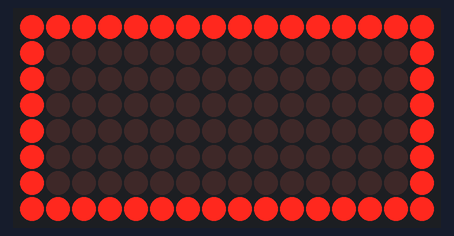
Recording of a program running on a simulated Raspberry Pi (BCM pin numbers). Shown: 16×8 LED matrix.

Above: at 0.05 s.
At 6.1 s:
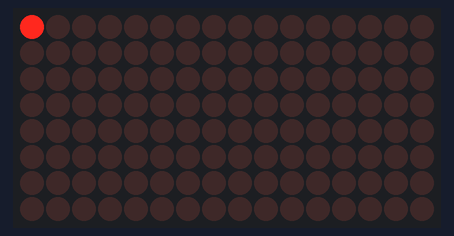
At 13.8 s:
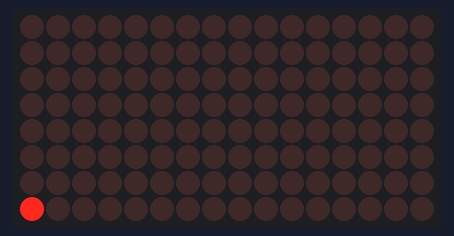
At 21.5 s:
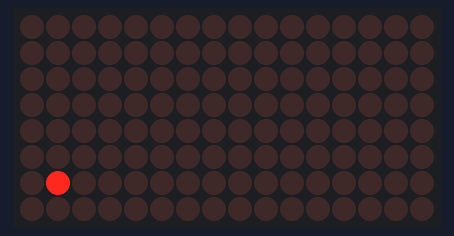
At 29.2 s:
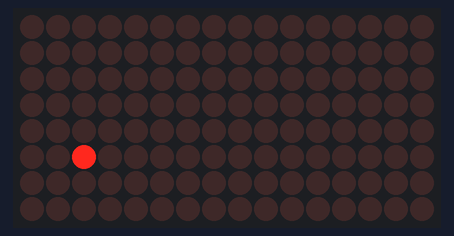
At 38.0 s:
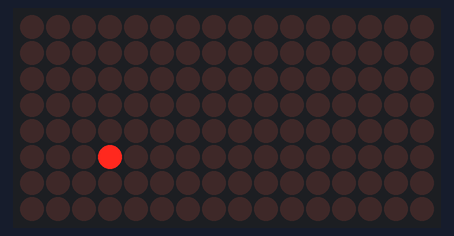

The program:

drawslow.py
```python
#!/usr/bin/env python
# -*- coding: UTF-8 -*-

import datetime
import time
import random

from luma.led_matrix.device import max7219
from luma.core.interface.serial import spi, noop
from luma.core.legacy import text, show_message
from luma.core.legacy.font import proportional, CP437_FONT, TINY_FONT, SINCLAIR_FONT, LCD_FONT
from luma.core.render import canvas

SPEED=0.1

def box(device, i):
    #print i
    with canvas(device) as draw:
        draw.rectangle((i,i,15-i,7-i), outline="white", fill="black")
    time.sleep(SPEED)

def rect(device):
    for i in range(0,3):
        box(device,i)
    for i in range(3,0,-1):
        box(device,i)

def rects(dev):
    for i in range(10):
        rect(dev)

def create_device():
    serial = spi(port=0, device=0, gpio=noop())
    device = max7219(serial,
                     cascaded=2,
                     block_orientation=90,
                     rotate=2)
    return device

def point(dev, xy):
    with canvas(dev) as draw:
        draw.point(xy, fill="white")
    time.sleep(SPEED)


def flying_point(dev):
    point(dev, (0,0))
    time.sleep(1)
    point(dev, (0,1))
    time.sleep(1)
    point(dev, (0,2))
    time.sleep(1)
    point(dev, (0,3))
    time.sleep(1)
    point(dev, (0,4))
    time.sleep(1)
    point(dev, (0,5))
    time.sleep(1)
    point(dev, (0,6))
    time.sleep(1)
    point(dev, (0,7))
    time.sleep(1)
    point(dev, (1,0))
    time.sleep(1)
    point(dev, (1,1))
    time.sleep(1)
    point(dev, (1,2))
    time.sleep(1)
    point(dev, (1,3))
    time.sleep(1)
    point(dev, (1,4))
    time.sleep(1)
    point(dev, (1,5))
    time.sleep(1)
    point(dev, (1,6))
    time.sleep(1)
    point(dev, (1,7))
    time.sleep(1)
    point(dev, (2,0))
    time.sleep(1)
    point(dev, (2,1))
    time.sleep(1)
    point(dev, (2,2))
    time.sleep(1)
    point(dev, (2,3))
    time.sleep(1)
    point(dev, (2,4))
    time.sleep(1)
    point(dev, (2,5))
    time.sleep(1)
    point(dev, (2,6))
    time.sleep(1)
    point(dev, (2,7))
    time.sleep(1)
    point(dev, (3,0))
    time.sleep(1)
    point(dev, (3,1))
    time.sleep(1)
    point(dev, (3,2))
    time.sleep(1)
    point(dev, (3,3))
    time.sleep(1)
    point(dev, (3,4))
    time.sleep(1)
    point(dev, (3,5))
    time.sleep(1)
    point(dev, (3,6))
    time.sleep(1)
    point(dev, (3,7))
    time.sleep(1)
    point(dev, (4,0))
    time.sleep(1)
    point(dev, (4,1))
    time.sleep(1)
    point(dev, (4,2))
    time.sleep(1)
    point(dev, (4,3))
    time.sleep(1)
    point(dev, (4,4))
    time.sleep(1)
    point(dev, (4,5))
    time.sleep(1)
    point(dev, (4,6))
    time.sleep(1)
    point(dev, (4,7))
    time.sleep(1)
    point(dev, (5,0))
    time.sleep(1)
    point(dev, (5,1))
    time.sleep(1)
    point(dev, (5,2))
    time.sleep(1)
    point(dev, (5,3))
    time.sleep(1)
    point(dev, (5,4))
    time.sleep(1)
    point(dev, (5,5))
    time.sleep(1)
    point(dev, (5,6))
    time.sleep(1)
    point(dev, (5,7))
    time.sleep(1)
    point(dev, (6,0))
    time.sleep(1)
    point(dev, (6,1))
    time.sleep(1)
    point(dev, (6,2))
    time.sleep(1)
    point(dev, (6,3))
    time.sleep(1)
    point(dev, (6,4))
    time.sleep(1)
    point(dev, (6,5))
    time.sleep(1)
    point(dev, (6,6))
    time.sleep(1)
    point(dev, (6,7))
    time.sleep(1)
    point(dev, (7,0))
    time.sleep(1)
    point(dev, (7,1))
    time.sleep(1)
    point(dev, (7,2))
    time.sleep(1)
    point(dev, (7,3))
    time.sleep(1)
    point(dev, (7,4))
    time.sleep(1)
    point(dev, (7,5))
    time.sleep(1)
    point(dev, (7,6))
    time.sleep(1)
    point(dev, (7,7))
    time.sleep(1)
    point(dev, (8,0))
    time.sleep(1)
    point(dev, (8,1))
    time.sleep(1)
    point(dev, (8,2))
    time.sleep(1)
    point(dev, (8,3))
    time.sleep(1)
    point(dev, (8,4))
    time.sleep(1)
    point(dev, (8,5))
    time.sleep(1)
    point(dev, (8,6))
    time.sleep(1)
    point(dev, (8,7))
    time.sleep(1)
    point(dev, (9,0))
    time.sleep(1)
    point(dev, (9,1))
    time.sleep(1)
    point(dev, (9,2))
    time.sleep(1)
    point(dev, (9,3))
    time.sleep(1)
    point(dev, (9,4))
    time.sleep(1)
    point(dev, (9,5))
    time.sleep(1)
    point(dev, (9,6))
    time.sleep(1)
    point(dev, (9,7))
    time.sleep(1)
    point(dev, (10,0))
    time.sleep(1)
    point(dev, (10,1))
    time.sleep(1)
    point(dev, (10,2))
    time.sleep(1)
    point(dev, (10,3))
    time.sleep(1)
    point(dev, (10,4))
    time.sleep(1)
    point(dev, (10,5))
    time.sleep(1)
    point(dev, (10,6))
    time.sleep(1)
    point(dev, (10,7))
    time.sleep(1)
    point(dev, (11,0))
    time.sleep(1)
    point(dev, (11,1))
    time.sleep(1)
    point(dev, (11,2))
    time.sleep(1)
    point(dev, (11,3))
    time.sleep(1)
    point(dev, (11,4))
    time.sleep(1)
    point(dev, (11,5))
    time.sleep(1)
    point(dev, (11,6))
    time.sleep(1)
    point(dev, (11,7))
    time.sleep(1)
    point(dev, (12,0))
    time.sleep(1)
    point(dev, (12,1))
    time.sleep(1)
    point(dev, (12,2))
    time.sleep(1)
    point(dev, (12,3))
    time.sleep(1)
    point(dev, (12,4))
    time.sleep(1)
    point(dev, (12,5))
    time.sleep(1)
    point(dev, (12,6))
    time.sleep(1)
    point(dev, (12,7))
    time.sleep(1)
    point(dev, (13,0))
    time.sleep(1)
    point(dev, (13,1))
    time.sleep(1)
    point(dev, (13,2))
    time.sleep(1)
    point(dev, (13,3))
    time.sleep(1)
    point(dev, (13,4))
    time.sleep(1)
    point(dev, (13,5))
    time.sleep(1)
    point(dev, (13,6))
    time.sleep(1)
    point(dev, (13,7))
    time.sleep(1)
    point(dev, (14,0))
    time.sleep(1)
    point(dev, (14,1))
    time.sleep(1)
    point(dev, (14,2))
    time.sleep(1)
    point(dev, (14,3))
    time.sleep(1)
    point(dev, (14,4))
    time.sleep(1)
    point(dev, (14,5))
    time.sleep(1)
    point(dev, (14,6))
    time.sleep(1)
    point(dev, (14,7))
    time.sleep(1)
    point(dev, (15,0))
    time.sleep(1)
    point(dev, (15,1))
    time.sleep(1)
    point(dev, (15,2))
    time.sleep(1)
    point(dev, (15,3))
    time.sleep(1)
    point(dev, (15,4))
    time.sleep(1)
    point(dev, (15,5))
    time.sleep(1)
    point(dev, (15,6))
    time.sleep(1)
    point(dev, (15,7))
    time.sleep(1)


if __name__ == "__main__":
    dev = create_device()
    rects(dev)
    flying_point(dev)

    time.sleep(1)
    dev.cleanup()
```

Measured:
- what the display in image 1 shows lasts 1.1 s, from 6.1 s to 7.2 s
